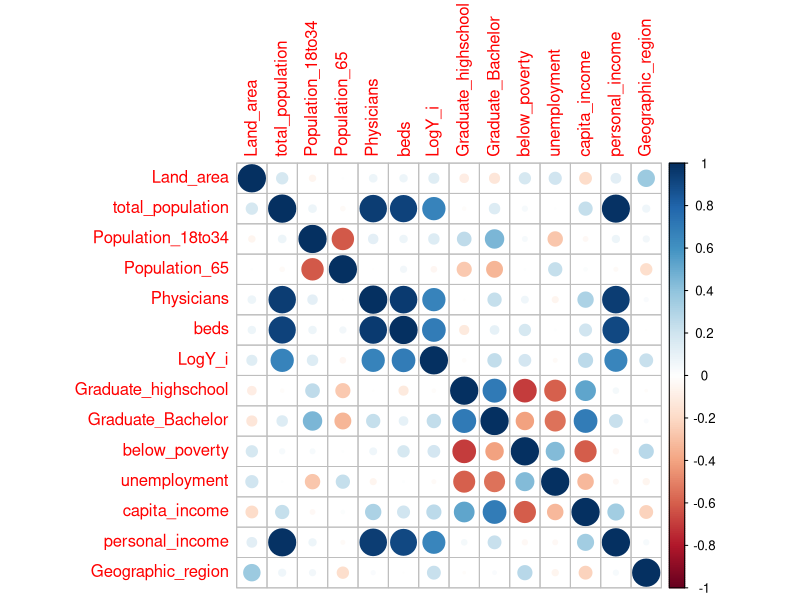
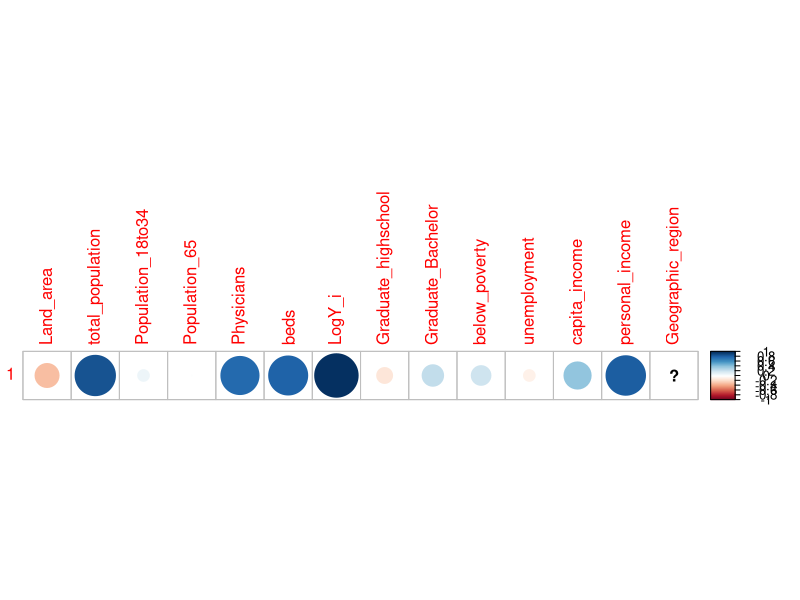
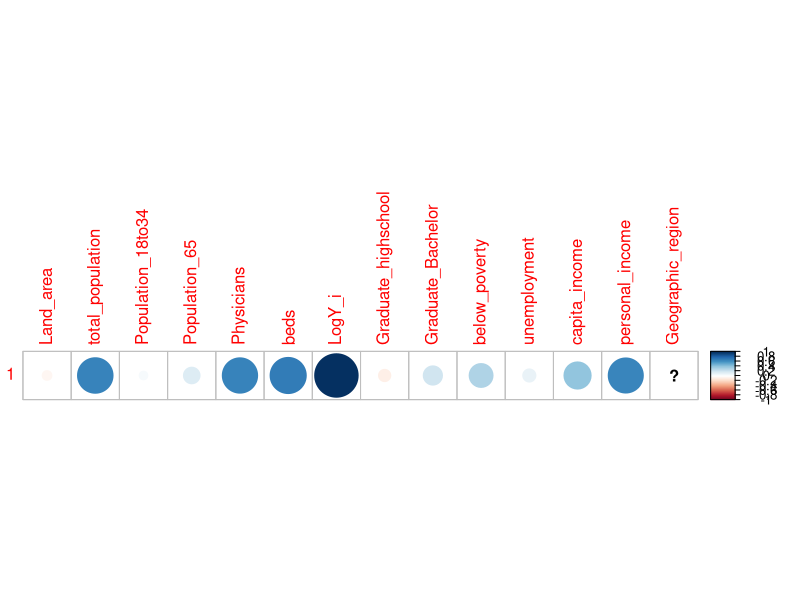
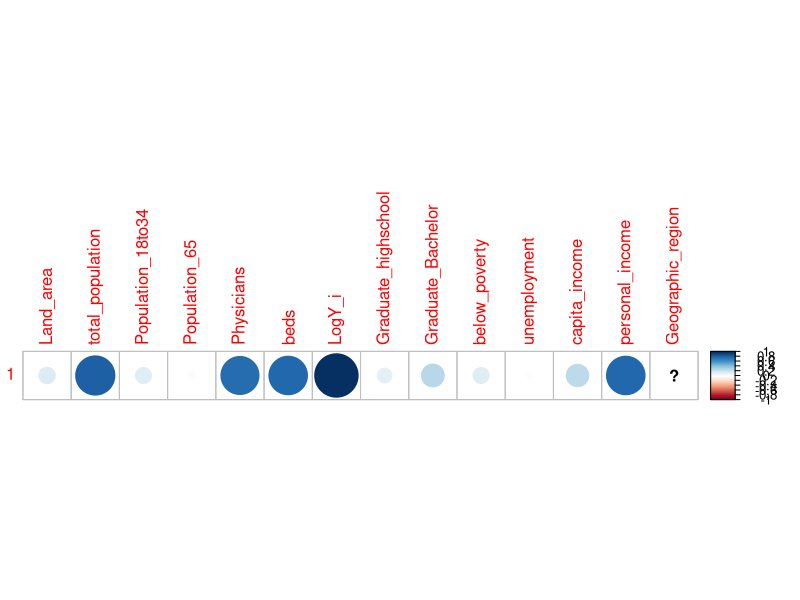
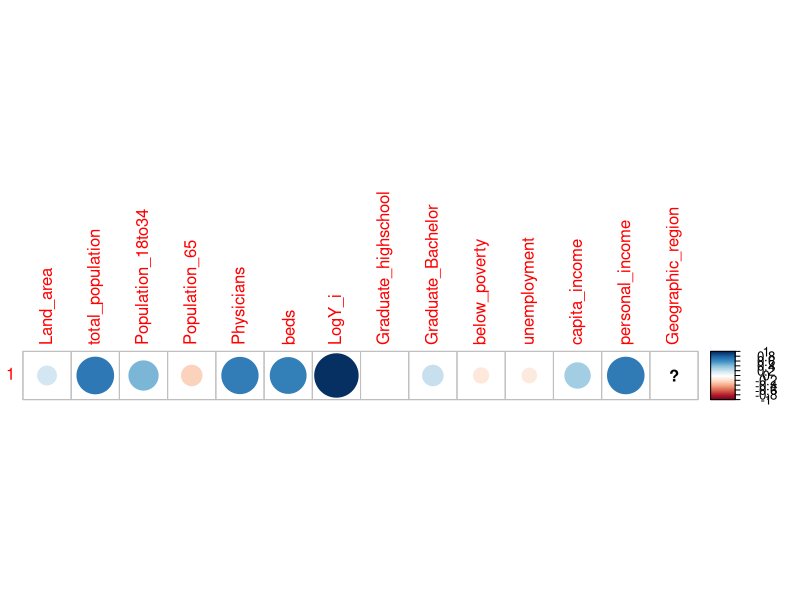
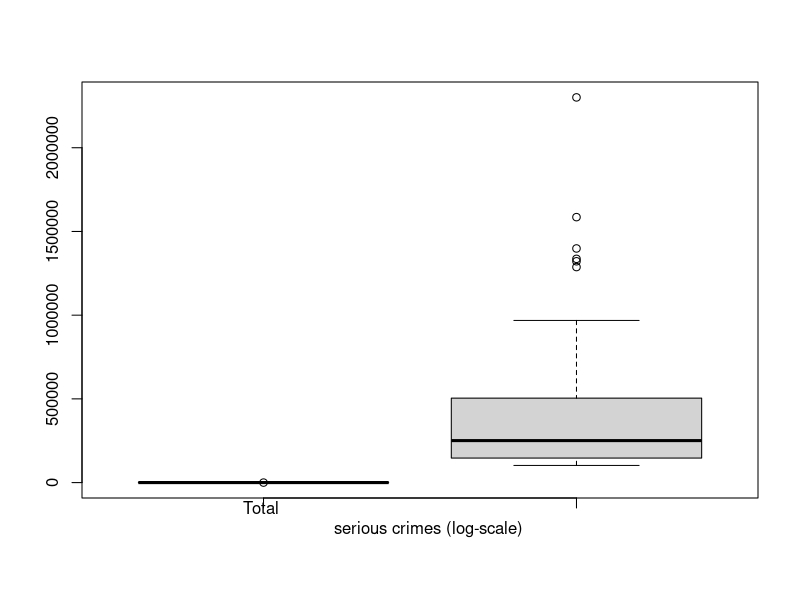
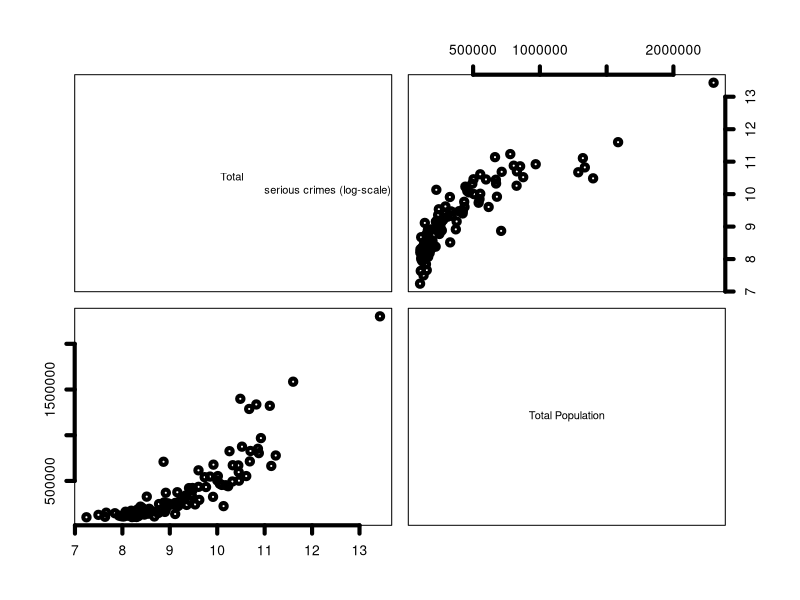
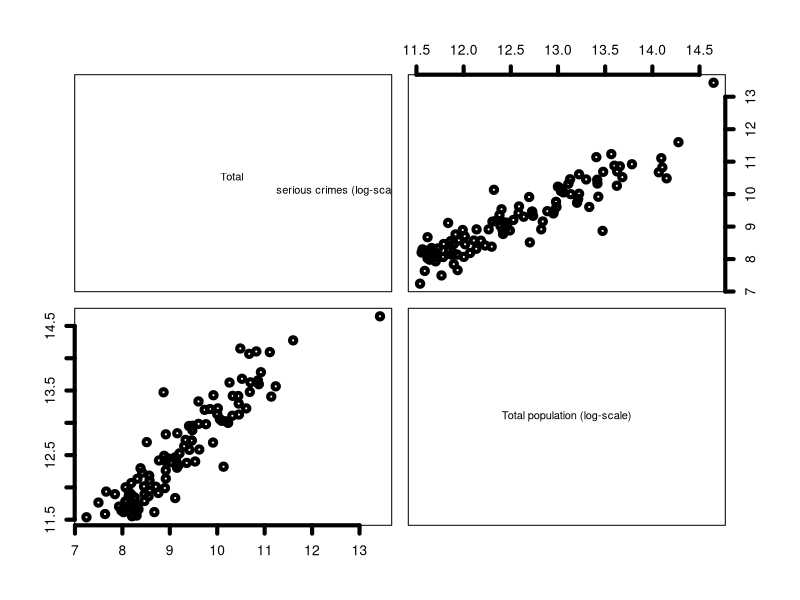

These figures' R source, in order:
## ---- chunk 1
knitr::opts_chunk$set(echo = FALSE)
knitr::opts_chunk$set(fig.width = 4, fig.height = 4)
## ---- chunk 2
# RUN THESE ALL ONCE!!! un-comment the code blocks as you go
#install.packages(c("usethis", "gitcreds"))

# then run this:
#usethis::create_github_token()

# which opens GitHub in your browser, generate a token
# COPY it before closing the page

# run this and paste token into terminal when prompted
#gitcreds::gitcreds_set()

# done! :) make sure to re-comment the code blocks
## ---- chunk 3
# make sure to download any you dont have with: install.packages("package_name")
library(here)
library(corrplot)
library(tidyverse)
## ---- chunk 4
Demographic <- read.table(here("data", "Demographic.txt")) # more robust read-in

# change column names to match correct variables
colnames(Demographic) <- c('ID','County','state','Land_area','total_population',
                          'Population_18to34','Population_65','Physicians','beds',
                          'Y_i','Graduate_highschool','Graduate_Bachelor','below_poverty',
                          'unemployment','capita_income','personal_income','Geographic_region')
Demographic2 <- Demographic

# Variable names and dimensions of the table
head(Demographic2)
names(Demographic2)
dim(Demographic2)
summary(Demographic2)

Demographic2$Y_i <- log(Demographic$Y_i) # log transform Y

colnames(Demographic2)[10] <- "LogY_i"

region1 <- Demographic2[Demographic2$Geographic_region == 1,]
region2 <- Demographic2[Demographic2$Geographic_region == 2,]
region3 <- Demographic2[Demographic2$Geographic_region == 3,]
region4 <- Demographic2[Demographic2$Geographic_region == 4,]

n1<-nrow(region1)
n2<-nrow(region2)
n3<-nrow(region3)
n4<-nrow(region4)
## ---- chunk 5
# general corr
cor(Demographic2[,4:17])
corrplot(cor(Demographic2[,4:17]))

# per region corr
regions <- list(region1, region2, region3, region4)
top_list <- list()

for (i in seq_along(regions)) {
  
  cat("FOR REGION: ", i, "\n")
  
  region <- regions[[i]]
  cors <- sapply(region[, 4:17], function(x) cor(x, region$LogY_i))
  ranked <- sort(abs(cors), decreasing = TRUE)
  
  top_list[[i]] <- head(ranked, 5)
  
  corrplot(cor(region$LogY_i, region[,4:17]))
  
  print(top_list[[i]])
}
## ---- chunk 6
# log(Y_i) = Beta_0 + Beta_1*total_population

boxplot(cbind(region1$LogY_i, region1$total_population),names = c("Total 
                                                                  serious crimes (log-scale)", "Total Population"))

pairs(cbind(region1$LogY_i, region1$total_population),labels = c("Total 
                                                               serious crimes (log-scale)", "Total Population"), lwd=4)

pairs(cbind(region1$LogY_i, log(region1$total_population)), labels = c("Total 
                                                                       serious crimes (log-scale)", "Total population (log-scale)"), lwd = 4)
## ---- chunk 7
# log(Y_i) = Beta_0 + Beta_1*total_population

boxplot(cbind(region1$LogY_i, region1$Physicians),names = c("Total serious 
      crimes (log-scale)", "Physicians"))

pairs(cbind(region1$LogY_i, region1$Physicians),labels=c("Total serious crimes 
      (log-scale)", "Physicians"), lwd=4)

pairs(cbind(region1$LogY_i, log(region1$Physicians)), labels = c("Total serious 
      crimes (log-scale)", "Physicians (log-scale)"), lwd = 4)
## ---- chunk 8
# log(Y_i) = Beta_0 + Beta_1*total_population

boxplot(cbind(region1$LogY_i, region1$personal_income),names = c("Total serious crimes (log-scale)", "Personal Income"))

pairs(cbind(region1$LogY_i, region1$personal_income),labels = c("Total serious crimes  (log-scale)", "Personal Income"), lwd=4)

pairs(cbind(region1$LogY_i, log(region1$personal_income)), labels = c("Total serious crimes (log-scale)", "Personal Income (log-scale)"), lwd = 4)
## ---- chunk 9
# Region 1
# log(Y_i) = Beta_0 + Beta_1*total_population

boxplot(cbind(region1$LogY_i, region1$Population_18to34),names = c("Total serious crimes (log-scale)", "Population (Age 18-34)"))

pairs(cbind(region1$LogY_i, region1$Population_18to34),labels=c("Total serious crimes  (log-scale)", "Population (Age 18-34)"), lwd=4)

pairs(cbind(region1$LogY_i, log(region1$Population_18to34)), labels = c("Total serious crimes (log-scale)", "Population (Age 18-34) (log-scale)"), lwd = 4)
## ---- chunk 10
model_1 <- lm(LogY_i ~ total_population, data = region1)
model_2 <- lm(LogY_i ~ Physicians, data = region2)
model_3 <- lm(LogY_i ~ personal_income, data = region3)
model_4 <- lm(LogY_i ~ Population_18to34, data = region4)
## ---- chunk 11
# REGION 1
summary(model_1) # all model stats
plot(model_1) # all four diagnostic plots
confint(model_1) # 95% CI for both b0 and b1

# REGION 2
summary(model_2)
plot(model_2) # insane outlier here
confint(model_2)

# REGION 3
summary(model_3)
plot(model_3) # & here
confint(model_3)

# REGION 4
summary(model_4)
plot(model_4)
confint(model_4)
## ---- chunk 12
# REGION 1
model_1b <- lm(log(Demographic$Y_i) ~ log(Demographic$total_population), data = region1)

anova(model_1b)
summary(model_1b)
plot(model_1b) # greatly improved linearity
confint(model_1b)

# REGION 2
model_2b <- lm(log(Demographic$Y_i) ~ log(Demographic$Physicians), data=region2)

anova(model_2b)
summary(model_2b)
plot(model_2b)
confint(model_2b)

# REGION 3
model_3b <- lm(log(Demographic$Y_i) ~ log(Demographic$personal_income), data = region3)

anova(model_3b)
summary(model_3b)
plot(model_3b) # greatly improved linearity, previous outliers arent as bad now
confint(model_3b)

# REGION 4
model_4b <- lm(log(Demographic$Y_i) ~ log(Demographic$Population_18to34), data = region4)

anova(model_4b)
summary(model_4b)
plot(model_4b)
confint(model_4b)
## ---- chunk 13
# Total Population
region1 |>
        ggplot(aes(x = log(total_population), y = LogY_i)) +
        geom_point() +
        theme_bw()

# Physicians
region2 |>
        ggplot(aes(x = log(Physicians))) +
        geom_histogram() +
        theme_bw()

region2 |>
        ggplot(aes(x = log(Physicians), y = LogY_i)) +
        geom_point() +
        theme_bw()

# Personal Income
region3 |>
        ggplot(aes(x = log(personal_income), y = LogY_i)) +
        geom_point() +
        theme_bw()

# Population 18-34
region4 |>
        ggplot(aes(x = log(Population_18to34), y = LogY_i)) +
        geom_point() +
        theme_bw()
## ---- chunk 14
# Setting up data and choosing a region

nrow(region4)
head(region4)

pairs(region4[,5:12], lwd=2)
cor(region4[,5:12])
## ---- chunk 15
model_TP <- lm(LogY_i ~ total_population, data = region4)
model_logTP <- lm(LogY_i ~ log(total_population), data = region4)

plot(model_TP)
summary(model_TP)
plot(model_logTP)
summary(model_logTP)

model_P <- lm(LogY_i ~ Physicians, data = region4)
model_logP <- lm(LogY_i ~ log(Physicians), data = region4)

plot(model_P)
summary(model_P)
plot(model_logP)
summary(model_logP)

model_PI <- lm(LogY_i ~ personal_income, data = region4)
model_logPI <- lm(LogY_i ~ log(personal_income), data = region4)

plot(model_PI)
summary(model_PI)
plot(model_logPI)
summary(model_logPI)
## ---- chunk 16
model <- lm(LogY_i ~ Population_18to34 + log(total_population) + log(Physicians) + log(personal_income), data = region4)

plot(model)
summary(model)
anova(model)
## ---- chunk 17
# log transformations turned out to be the best for the extra 3 predictors
model_4_1 <- lm(LogY_i ~ 1, data = region4)

model_4_2 <- lm(LogY_i ~ Population_18to34, data = region4)

model_4_3 <- lm(LogY_i ~ log(total_population), data = region4)

model_4_4 <- lm(LogY_i ~ log(Physicians), data = region4)

model_4_5 <- lm(LogY_i ~ log(personal_income), data = region4)

model_4_6 <- lm(LogY_i ~ Population_18to34 + log(total_population), data = region4)

model_4_7 <- lm(LogY_i ~ Population_18to34 + log(Physicians), data = region4)

model_4_8 <- lm(LogY_i ~ Population_18to34 + log(personal_income), data = region4)

model_4_9 <- lm(LogY_i ~ log(total_population) + log(Physicians), data = region4)

model_4_10 <- lm(LogY_i ~ log(total_population) + log(personal_income), data = region4)

model_4_11 <- lm(LogY_i ~ log(Physicians) + log(personal_income), data = region4)

model_4_12 <- lm(LogY_i ~ Population_18to34 + log(total_population) + log(Physicians), data = region4)

model_4_13 <- lm(LogY_i ~ Population_18to34 + log(total_population) + log(personal_income), data = region4)

model_4_14 <- lm(LogY_i ~ Population_18to34 + log(Physicians) + log(personal_income), data = region4)

model_4_15 <- lm(LogY_i ~ log(total_population) + log(Physicians) + log(personal_income), data = region4)

model_4_16 <- lm(LogY_i ~ Population_18to34 + log(total_population) + log(Physicians) + log(personal_income), data = region4)

models <- list(model_4_1, model_4_2, model_4_3, model_4_4, model_4_5, model_4_6, model_4_7, model_4_8, model_4_9, model_4_10, model_4_11, model_4_12, model_4_13, model_4_14, model_4_15, model_4_16)
## ---- chunk 18
n <- nrow(region4)
p_full <- length(coef(model_4_16))
MSE_full <- sum(residuals(model_4_16)^2) / (n - p_full)

results <- data.frame(
  variables = c("None", "Population_18to34", "log(Total_Population)", "log(Physicians)", "log(Personal_Income)", "18to34+logTotPop", "18to34+logPhys", "18to34+logIncome", "logTotPop+logPhys", "logTotPop+logIncome", "logPhys+logIncome", "18to34+logTotPop+logPhys", "18to34+logTotPop+logIncome", "18to34+logPhys+logIncome", "logTotPop+logPhys+logIncome", "All four"),
  p = sapply(models, function(m) length(coef(m))),
  SSE = sapply(models, function(m) sum(residuals(m)^2)),
  R2 = sapply(models, function(m) summary(m)$r.squared),
  R2_adj = sapply(models, function(m) summary(m)$adj.r.squared),
  C_p = sapply(models, function(m) {
               SSE_p <- sum(residuals(m)^2)
               p_p   <- length(coef(m))
               SSE_p / MSE_full - (n - 2 * p_p)
               }),
  AIC = sapply(models, AIC),
  BIC = sapply(models, BIC),
  PRESS = sapply(models, function(m) {
                 sum((residuals(m) / (1 - hatvalues(m)))^2)
                 }),
  F_pval = sapply(models, function(m) {
                  f <- summary(m)$fstatistic
                  if (is.null(f)) return(NA)  # null model has no F stat
                  pf(f[1], f[2], f[3], lower.tail = FALSE)
                  }),
  sig_predictors = sapply(models, function(m) {
                          coefs <- summary(m)$coefficients
                          sum(coefs[-1, 4] < 0.05) # exclude intercept row, count p < 0.05
                          })
)

results
## ---- chunk 19
plot(model_4_15)
summary(model_4_15)
